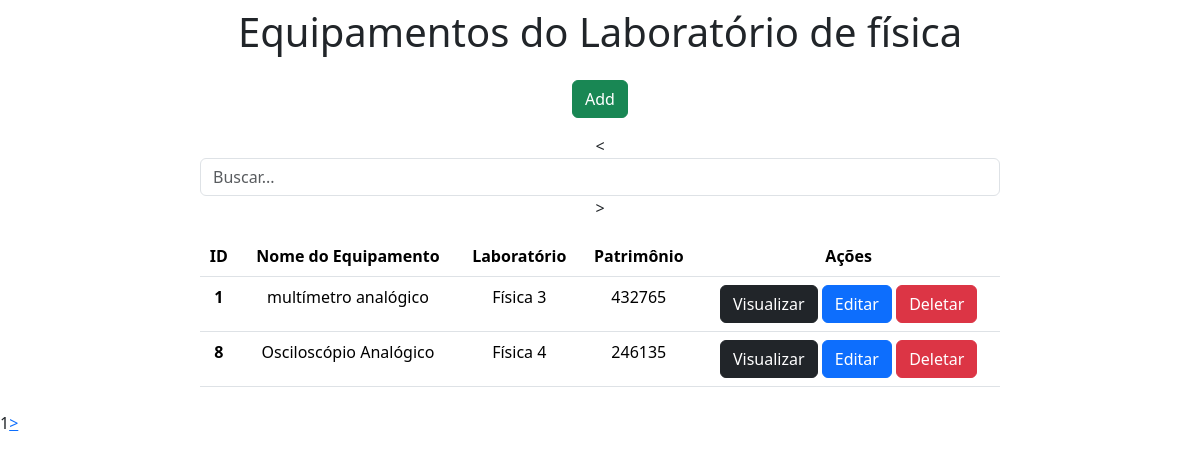
The app's page /, older data.
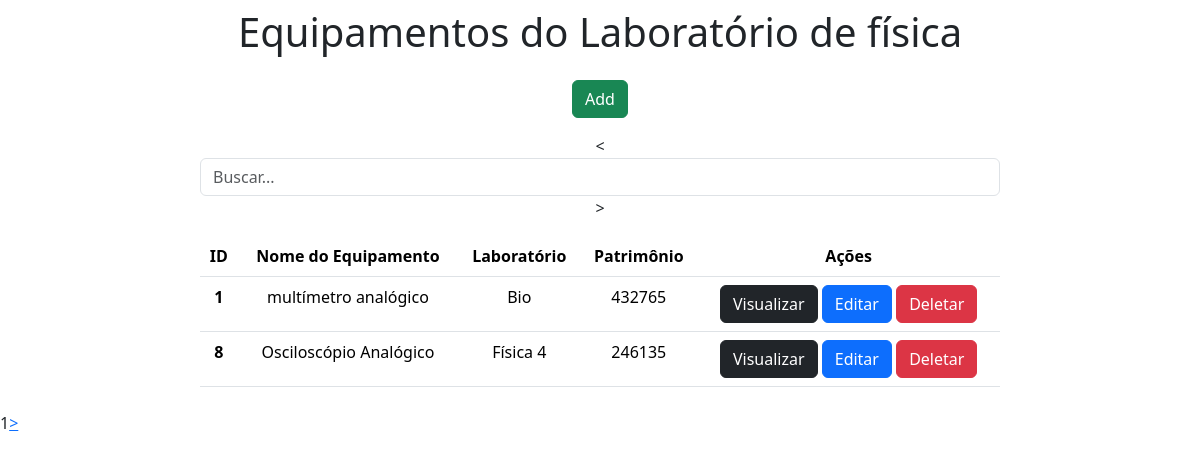
The same page, newer data.
### crud_app/models.py (models this page shows)
class Equipament(models.Model):
    equipament_name = models.CharField(max_length=250)
    lab_name = models.CharField(max_length=250)
    patrimony = models.IntegerField()

### crud_app/views.py (the view)
# urls.py: 2. Add a URL to urlpatterns:  path('', views.home, name='home')
def home(request):
    data = {}
    search = request.GET.get('search')
    if search:
        data['db'] = Equipament.objects.get(equipament_name__icontains=search)
        return render(request, "search.html", data)
    else:
        all_equipaments = Equipament.objects.all()
        paginator = Paginator(all_equipaments, 2)
        pages = request.GET.get('page')
        data['db'] = paginator.get_page(pages)
        return render(request, "index.html", data)

### crud_app/templates/index.html (shortened to what this page needs)
<!doctype html>
<html lang="pt-br">
  <head>
    <link href="https://cdn.jsdelivr.net/npm/bootstrap@5.3.2/dist/css/bootstrap.min.css" rel="stylesheet">
  </head>
  <body>
    <div class="col-8 m-auto pt-2 pb-2 text-center">
        <h1>Equipamentos do Laboratório de física</h1>
    </div>
    <div class="col-8 m-auto pt-2 pb-2 text-center">
        <a href="/form" class="btn btn-success">Add</a>
    </div>
    <div class="col-8 m-auto pt-2 pb-2 text-center">
<      <form method="get">
          <input type="text" id="search" name="search" class="form-control" placeholder="Buscar...">
      </form>
>   </div>
    <div class="col-8 m-auto pt-2 pb-2 text-center">
        <table class="table">
            <thead class="thead-dark">
              <tr>
                <th scope="col">ID</th>
                <th scope="col">Nome do Equipamento</th>
                <th scope="col">Laboratório</th>
                <th scope="col">Patrimônio</th>
                <th scope="col">Ações</th>
              </tr>
            </thead>
            <tbody>
              {% for dbs in db %}
              <tr>
                <th>{{dbs.id}}</th>
                <td>{{dbs.equipament_name}}</td>
                <td>{{dbs.lab_name}}</td>
                <td>{{dbs.patrimony}}</td>
                <td>
                    <a href="/view/{{dbs.id}}" class="btn btn-dark">Visualizar</a>
                    <a href="/edit/{{dbs.id}}" class="btn btn-primary">Editar</a>
                    <a href="/delete/{{dbs.id}}" class="btn btn-danger btnDel">Deletar</a>
                </td>
              </tr>
              {% endfor %}
            </tbody>
        </table>
    </div>
    <div class="pagination">
          {{ db.number }}
          {% if db.has_next %}
              <a href="?page={{ db.next_page_number }}"> > </a>
          {% endif %}
    </div>
    {% load static %}
  </body>
</html>

Row changes from the older to the newer data that the page shows:
changed Equipament "multímetro analógico": lab_name "Física 3" → "Bio"
